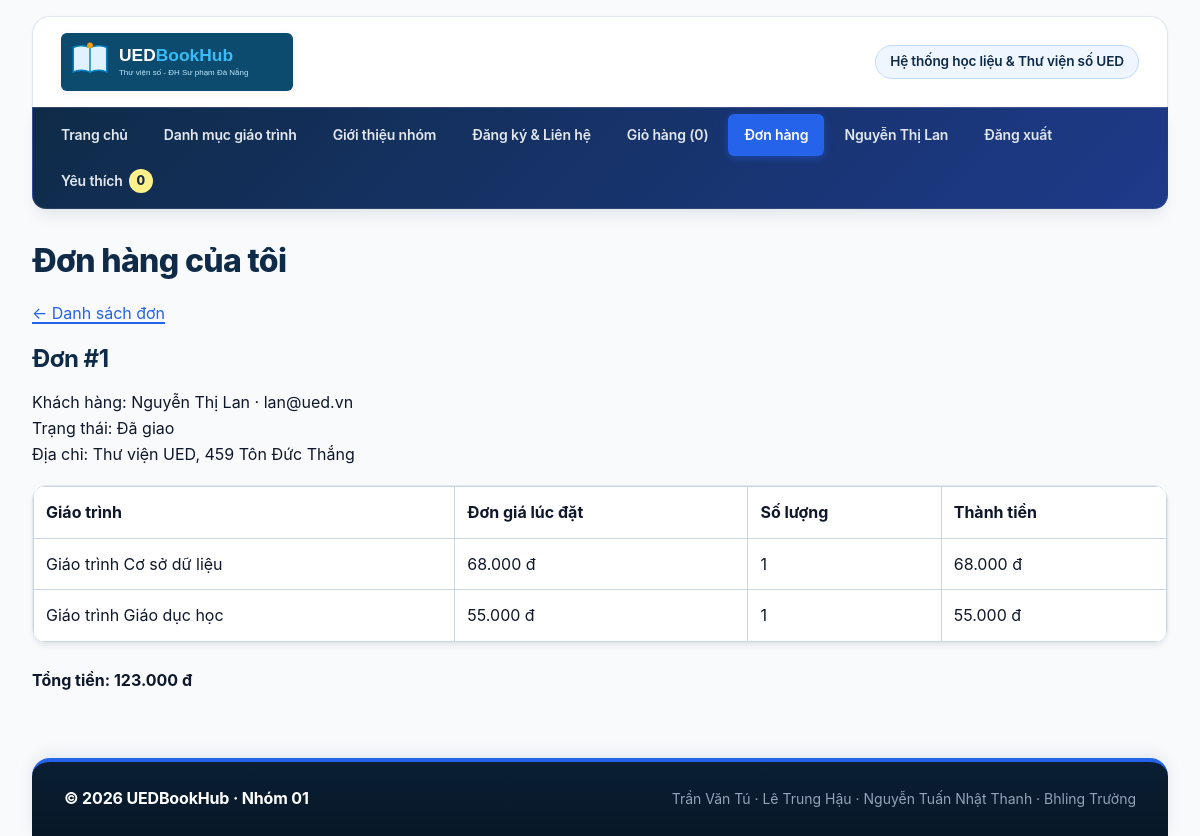
The app's page /don-hang.php?id=1 (signed in) with its own data.
### tables this page shows
CREATE TABLE nguoi_dung (
    id INT UNSIGNED AUTO_INCREMENT PRIMARY KEY,
    email VARCHAR(254) NOT NULL,
    ho_ten VARCHAR(100) NOT NULL,
    mat_khau VARCHAR(255) NOT NULL,
    vai_tro ENUM('quan_tri', 'khach_hang') NOT NULL DEFAULT 'khach_hang',
    ngay_tao DATETIME NOT NULL DEFAULT CURRENT_TIMESTAMP,
    UNIQUE KEY uq_nguoi_dung_email (email)
);

CREATE TABLE don_hang (
    id INT UNSIGNED AUTO_INCREMENT PRIMARY KEY,
    nguoi_dung_id INT UNSIGNED NOT NULL,
    trang_thai ENUM('moi', 'dang_xu_ly', 'da_giao', 'da_huy') NOT NULL DEFAULT 'moi',
    dia_chi VARCHAR(255) NOT NULL,
    ghi_chu VARCHAR(1000) NULL,
    ngay_tao DATETIME NOT NULL DEFAULT CURRENT_TIMESTAMP,
    KEY idx_don_hang_nguoi_dung_ngay (nguoi_dung_id, ngay_tao),
    CONSTRAINT fk_don_hang_nguoi_dung FOREIGN KEY (nguoi_dung_id) REFERENCES nguoi_dung(id)
);

CREATE TABLE chi_tiet_don (
    don_hang_id INT UNSIGNED NOT NULL,
    giao_trinh_id INT UNSIGNED NOT NULL,
    so_luong SMALLINT UNSIGNED NOT NULL,
    don_gia INT UNSIGNED NOT NULL,
    PRIMARY KEY (don_hang_id, giao_trinh_id),
    CONSTRAINT fk_chi_tiet_don_don_hang FOREIGN KEY (don_hang_id) REFERENCES don_hang(id) ON DELETE CASCADE,
    CONSTRAINT fk_chi_tiet_don_giao_trinh FOREIGN KEY (giao_trinh_id) REFERENCES giao_trinh(id),
    CONSTRAINT chk_chi_tiet_don_so_luong CHECK (so_luong BETWEEN 1 AND 99),
    CONSTRAINT chk_chi_tiet_don_don_gia CHECK (don_gia >= 1000)
);

CREATE TABLE giao_trinh (
    id INT UNSIGNED AUTO_INCREMENT PRIMARY KEY,
    danh_muc_id INT UNSIGNED NOT NULL,
    ma VARCHAR(30) NOT NULL,
    ten VARCHAR(200) NOT NULL,
    tac_gia VARCHAR(255) NOT NULL,
    nam_xuat_ban SMALLINT UNSIGNED NOT NULL,
    nha_xuat_ban VARCHAR(150) NOT NULL,
    gia INT UNSIGNED NOT NULL,
    gia_goc INT UNSIGNED NOT NULL,
    ton_kho INT UNSIGNED NOT NULL DEFAULT 0,
    so_trang SMALLINT UNSIGNED NOT NULL,
    anh VARCHAR(255) NULL,
    mo_ta TEXT NULL,
    ngay_tao DATETIME NOT NULL DEFAULT CURRENT_TIMESTAMP,
    UNIQUE KEY uq_giao_trinh_ma (ma),
    KEY idx_giao_trinh_danh_muc_gia (danh_muc_id, gia),
    CONSTRAINT fk_giao_trinh_danh_muc FOREIGN KEY (danh_muc_id) REFERENCES danh_muc(id),
    CONSTRAINT chk_giao_trinh_gia CHECK (gia >= 1000),
    CONSTRAINT chk_giao_trinh_gia_goc CHECK (gia_goc >= gia),
    CONSTRAINT chk_giao_trinh_nam CHECK (nam_xuat_ban BETWEEN 1900 AND 2100),
    CONSTRAINT chk_giao_trinh_so_trang CHECK (so_trang > 0)
);

### inc/ham.php (called while the page is built, shortened)
<?php
function e(string|int|float|null $value): string
{
    return htmlspecialchars((string) $value, ENT_QUOTES | ENT_SUBSTITUTE, 'UTF-8');
}
function vnd(int $value): string { return number_format($value, 0, ',', '.') . ' đ'; }
function soNguyen(mixed $value, int $min = 1, int $max = PHP_INT_MAX): ?int
{
    $so = filter_var($value, FILTER_VALIDATE_INT, ['options' => ['min_range' => $min, 'max_range' => $max]]);
    return $so === false ? null : $so;
}

### src/Services/GioHang.php (called while the page is built, shortened)
<?php
final class GioHang
{
    public function soMon(): int { return array_sum($_SESSION['gio']); }
}

### inc/xac-thuc.php (called while the page is built, shortened)
<?php
function nguoiDung(): ?array
{
    static $daDoc = false;
    static $nguoiDung = null;
    if ($daDoc) {
        return $nguoiDung;
    }
    $daDoc = true;
    $uid = soNguyen($_SESSION['uid'] ?? null);
    $dong = (new App\Data\KhoNguoiDung(db()))->timTheoId($uid);
    return $nguoiDung = $dong;
}
function yeuCauDangNhap(): array
{
    $nd = nguoiDung();
    return $nd;
}

### inc/db.php (called while the page is built, shortened)
<?php
function db(): PDO
{
    static $ketNoi = null;
    if ($ketNoi instanceof PDO) {
        return $ketNoi;
    }
    $ketNoi = new PDO(
        sprintf(
            'mysql:host=%s;port=%s;dbname=%s;charset=utf8mb4',
            $_ENV['DB_HOST'] ?? '127.0.0.1',
            $_ENV['DB_PORT'] ?? '3306',
            $_ENV['DB_DATABASE'] ?? 'ltweb_nhom01'
        ),
        $_ENV['DB_USERNAME'] ?? 'root',
        $_ENV['DB_PASSWORD'] ?? '',
        [
            PDO::ATTR_ERRMODE => PDO::ERRMODE_EXCEPTION,
            PDO::ATTR_DEFAULT_FETCH_MODE => PDO::FETCH_ASSOC,
            PDO::ATTR_EMULATE_PREPARES => false,
        ]
    );
    return $ketNoi;
}

### src/Data/KhoNguoiDung.php (called while the page is built, shortened)
<?php
final class KhoNguoiDung
{
    public function timTheoId(int $id): ?array
    {
        $st=$this->db->prepare('SELECT id, email, ho_ten, vai_tro FROM nguoi_dung WHERE id = ?');$st->execute([$id]);$d=$st->fetch();
        if($d===false){return null;}$d['id']=(int)$d['id'];return $d;
    }
}

### src/Data/KhoDonHang.php (called while the page is built, shortened)
<?php
final class KhoDonHang
{
    public function chiTiet(int $id, int $nguoiDungId, bool $laQuanTri): ?array
    {
        $where = $laQuanTri ? 'dh.id = ?' : 'dh.id = ? AND dh.nguoi_dung_id = ?';
        $st = $this->db->prepare('SELECT dh.*, nd.ho_ten, nd.email FROM don_hang dh
            JOIN nguoi_dung nd ON nd.id = dh.nguoi_dung_id WHERE ' . $where);
        $st->execute($laQuanTri ? [$id] : [$id, $nguoiDungId]);
        $don = $st->fetch();
        $ct = $this->db->prepare('SELECT ct.giao_trinh_id, g.ma, g.ten, ct.so_luong, ct.don_gia
            FROM chi_tiet_don ct JOIN giao_trinh g ON g.id = ct.giao_trinh_id
            WHERE ct.don_hang_id = ? ORDER BY g.ten');
        $ct->execute([$id]);
        $don['chi_tiet'] = $ct->fetchAll();
        return $don;
    }
}

### don-hang.php (the view, shortened to what this page needs)
<?php
$nd = yeuCauDangNhap(); $laQuanTri = $nd['vai_tro'] === 'quan_tri';
$khoDon = new App\Data\KhoDonHang(db());
$id = soNguyen($_GET['id'] ?? null);
$trangThai = ['moi' => 'Mới', 'dang_xu_ly' => 'Đang xử lý', 'da_giao' => 'Đã giao', 'da_huy' => 'Đã hủy'];
$don = $id !== null ? $khoDon->chiTiet($id, $nd['id'], $laQuanTri) : null;
$tb = flash(); $tieuDe = $id ? 'Chi tiết đơn hàng' : 'Đơn hàng'; $trang = 'don-hang'; require __DIR__ . '/inc/header.php';
?>
<main class="noi-dung-chinh"><h1><?= $laQuanTri ? 'Quản lý đơn hàng' : 'Đơn hàng của tôi' ?></h1>
<?php if ($don !== null): ?>
<p><a href="don-hang.php">← Danh sách đơn</a></p><h2>Đơn #<?= e($don['id']) ?></h2>
<p>Khách hàng: <?= e($don['ho_ten']) ?> · <?= e($don['email']) ?><br>Trạng thái: <?= e($trangThai[$don['trang_thai']] ?? $don['trang_thai']) ?><br>Địa chỉ: <?= e($don['dia_chi']) ?></p>
<div class="bang-cuon"><table><thead><tr><th>Giáo trình</th><th>Đơn giá lúc đặt</th><th>Số lượng</th><th>Thành tiền</th></tr></thead><tbody><?php $tong = 0; foreach ($don['chi_tiet'] as $ct): $thanhTien = $ct['don_gia'] * $ct['so_luong']; $tong += $thanhTien; ?><tr><td><?= e($ct['ten']) ?></td><td><?= e(vnd((int) $ct['don_gia'])) ?></td><td><?= e($ct['so_luong']) ?></td><td><?= e(vnd((int) $thanhTien)) ?></td></tr><?php endforeach; ?></tbody></table></div><p><strong>Tổng tiền: <?= e(vnd((int) $tong)) ?></strong></p>
<?php endif; ?></main><?php require __DIR__ . '/inc/footer.php'; ?>

### inc/header.php (shortened to what this page needs)
<?php
$goc ??= '';
$trang ??= '';
$dataGiaoDien ??= '';
$gioDauTrang = new App\Services\GioHang();
$nguoiDungDauTrang = nguoiDung();
$menu = ['index' => 'Trang chủ', 'danh-sach' => 'Danh mục giáo trình', 'gioi-thieu' => 'Giới thiệu nhóm', 'lien-he' => 'Đăng ký & Liên hệ'];
?>
<!DOCTYPE html>
<html lang="vi"<?= $dataGiaoDien !== '' ? ' data-giao-dien="' . e($dataGiaoDien) . '"' : '' ?>>
<head>
  <link rel="stylesheet" href="<?= e($goc) ?>css/style.css">
  <link rel="stylesheet" href="<?= e($goc) ?>css/php.css">
</head>
<body class="trang">
<header class="dau-trang">
  <img class="dau-trang__bieu-trung" src="<?= e($goc) ?>images/UEDBookHub.svg" alt="UEDBookHub" width="320" height="80">
  <p class="dau-trang__khau-hieu">Hệ thống học liệu &amp; Thư viện số UED</p>
</header>
<nav class="thanh-dieu-huong" aria-label="Điều hướng chính">
  <ul class="thanh-dieu-huong__danh-sach">
    <?php foreach ($menu as $tep => $nhan): ?>
    <li class="thanh-dieu-huong__muc"><a class="thanh-dieu-huong__lien-ket" href="<?= e($goc . $tep) ?>.php" <?= $trang === $tep ? 'aria-current="page"' : '' ?>><?= e($nhan) ?></a></li>
    <?php endforeach; ?>
    <li class="thanh-dieu-huong__muc"><a class="thanh-dieu-huong__lien-ket" href="<?= e($goc) ?>gio-hang.php" <?= $trang === 'gio-hang' ? 'aria-current="page"' : '' ?>>Giỏ hàng (<span data-so-mon><?= e($gioDauTrang->soMon()) ?></span>)</a></li>
    <?php if ($nguoiDungDauTrang !== null): ?>
    <li class="thanh-dieu-huong__muc"><a class="thanh-dieu-huong__lien-ket" href="<?= e($goc) ?>don-hang.php" <?= $trang === 'don-hang' ? 'aria-current="page"' : '' ?>>Đơn hàng</a></li>
    <li class="thanh-dieu-huong__muc"><span class="thanh-dieu-huong__lien-ket"><?= e($nguoiDungDauTrang['ho_ten']) ?></span></li>
    <li class="thanh-dieu-huong__muc"><form action="<?= e($goc) ?>dang-xuat.php" method="post"><?= csrfField() ?><button class="thanh-dieu-huong__lien-ket nut-dang-xuat" type="submit">Đăng xuất</button></form></li>
    <?php endif; ?>
  </ul>
</nav>

### css/php.css (style rules this page uses)
.bang-cuon { max-width: 100%; overflow-x: auto; }
.bang-cuon table { width: 100%; border-collapse: collapse; }
.bang-cuon th, .bang-cuon td { padding: 12px; border: 1px solid #cbd5e1; text-align: left; }
.noi-dung-chinh, .the, .bieu-mau__nhom { min-width: 0; overflow-wrap: anywhere; }
.nut-dang-xuat { border: 0; background: transparent; cursor: pointer; }
.thanh-dieu-huong form { margin: 0; }

### records on screen
nguoi_dung: ho_ten "Nguyễn Thị Lan"
don_hang: id "1", nguoi_dung.ho_ten "Nguyễn Thị Lan", nguoi_dung.email "lan@ued.vn", trang_thai "Đã giao", dia_chi "Thư viện UED, 459 Tôn Đức Thắng"
chi_tiet_don: giao_trinh.ten "Giáo trình Cơ sở dữ liệu", don_gia "68.000 đ", so_luong "1", vnd((int) $thanhTien) "68.000 đ"
chi_tiet_don: giao_trinh.ten "Giáo trình Giáo dục học", don_gia "55.000 đ", so_luong "1", vnd((int) $thanhTien) "55.000 đ"

### other values on screen
$nhan "Trang chủ"
$nhan "Danh mục giáo trình"
$nhan "Giới thiệu nhóm"
$nhan "Đăng ký & Liên hệ"
$gioDauTrang->soMon() "0"
vnd((int) $tong) "123.000 đ"
